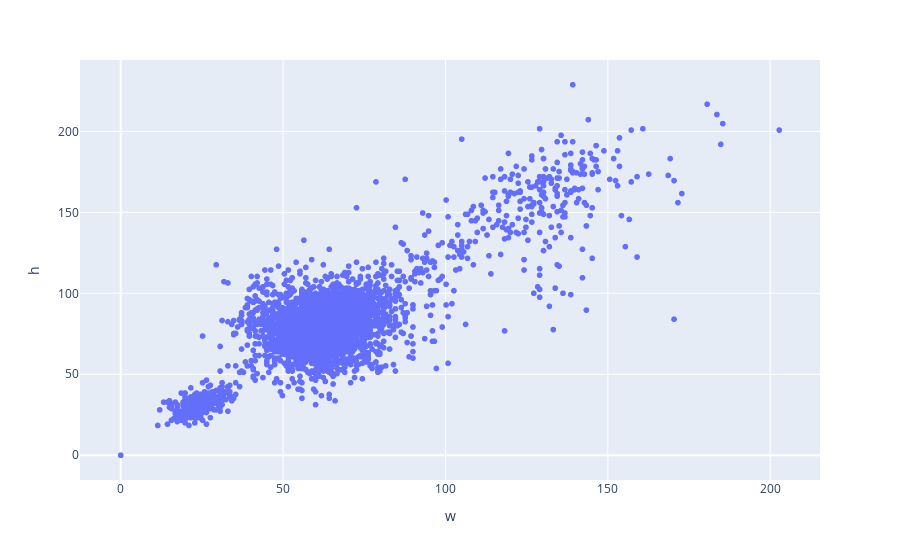

Here is the notebook cell this chart was saved with:
### Code cell
ex.scatter(data_frame=hw,x='w',y='h')

### Figure 1 — Plotly figure (JSON) as saved in the notebook; plotly's stock layout.template omitted (floating-point values rounded to 4 significant figures; data arrays with more than 128 entries replaced by an {"elided": "..."} marker saying what was removed)
{"data": [{"hovertemplate": "w=%{x}<br>h=%{y}<extra></extra>", "legendgroup": "", "marker": {"color": "#636efa", "symbol": "circle"}, "mode": "markers", "name": "", "showlegend": false, "type": "scattergl", "x": {"elided": "4868 float values"}, "xaxis": "x", "y": {"elided": "4868 float values"}, "yaxis": "y"}], "layout": {"legend": {"tracegroupgap": 0}, "margin": {"t": 60}, "xaxis": {"anchor": "y", "domain": [0, 1], "title": {"text": "w"}}, "yaxis": {"anchor": "x", "domain": [0, 1], "title": {"text": "h"}}}}
